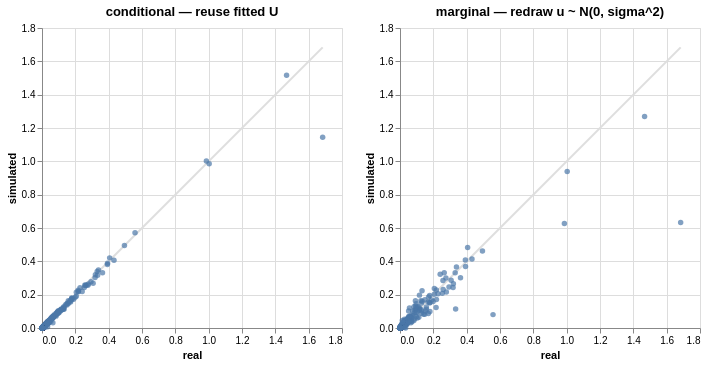

The notebook cell this image was saved under:
### Markdown cell above
Next, we study the quality of the estimated between-donor variance. We visualize both the conditional and the marginalized versions for comparison, but only the marginalized version actually speaks to drawing a new cohort. We seem to sometimes underestimate the between-donor variance for the very high variance genes, but this also appears even in the conditional case. There seem to be donors with a very high expression for some genes, which have high influence on the real data variants.

### Code cell
def donor_pseudobulk(a):
    """Donors x genes mean expression, as an AnnData the comparisons accept."""
    return AnnData(scd.data.pseudobulk(a.X, donor_codes, n_donors), var=a.var)

real_pb, cond_pb, marg_pb = (donor_pseudobulk(a) for a in (adata, conditional, marginal))

alt.hconcat(
    scd.compare_variances(real_pb, cond_pb).properties(title="conditional — reuse fitted U"),
    scd.compare_variances(real_pb, marg_pb).properties(title="marginal — redraw u ~ N(0, sigma^2)"),
)

### Figure 1 — Vega-Lite specification as saved in the notebook (floating-point values rounded to 4 significant figures; data arrays with more than 128 entries replaced by an {"elided": "..."} marker saying what was removed)
{"config": {"view": {"continuousWidth": 300, "continuousHeight": 300}}, "hconcat": [{"layer": [{"data": {"name": "data-d5e5414114785d24d93640c1cd8ab909"}, "mark": {"type": "line", "color": "#dedede"}, "encoding": {"x": {"field": "real", "type": "quantitative"}, "y": {"field": "simulated", "type": "quantitative"}}}, {"data": {"name": "data-6632e87d1284d7c4c1212af12f953836"}, "mark": {"type": "circle"}, "encoding": {"x": {"field": "real", "type": "quantitative"}, "y": {"field": "simulated", "type": "quantitative"}}}], "title": "conditional — reuse fitted U"}, {"layer": [{"data": {"name": "data-d5e5414114785d24d93640c1cd8ab909"}, "mark": {"type": "line", "color": "#dedede"}, "encoding": {"x": {"field": "real", "type": "quantitative"}, "y": {"field": "simulated", "type": "quantitative"}}}, {"data": {"name": "data-012786cffe7850ef383e9e683c11b566"}, "mark": {"type": "circle"}, "encoding": {"x": {"field": "real", "type": "quantitative"}, "y": {"field": "simulated", "type": "quantitative"}}}], "title": "marginal — redraw u ~ N(0, sigma^2)"}], "$schema": "https://vega.github.io/schema/vega-lite/v6.1.0.json", "datasets": {"data-d5e5414114785d24d93640c1cd8ab909": [{"real": 3.521e-07, "simulated": 3.521e-07}, {"real": 1.684, "simulated": 1.684}], "data-6632e87d1284d7c4c1212af12f953836": {"elided": "977 records"}, "data-012786cffe7850ef383e9e683c11b566": {"elided": "977 records"}}}
